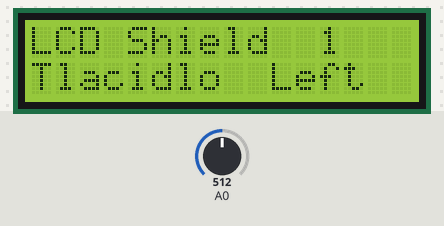
Recording of a sketch running on a simulated Arduino Uno, built with avr-gcc and run on an emulated ATmega328P. On the bench: 16×2 character LCD. The inputs (shaded band) are chosen by the test bench; at power-on: A0 = 512.

Above: at 1.2 s.
1.3 s: A0 set to 592
3.5 s: A0 set to 613
At 4.8 s:
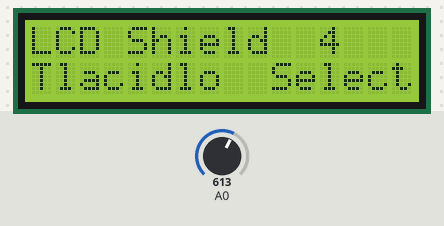
6.5 s: A0 set to 785
8.5 s: A0 set to 817
At 9.8 s:
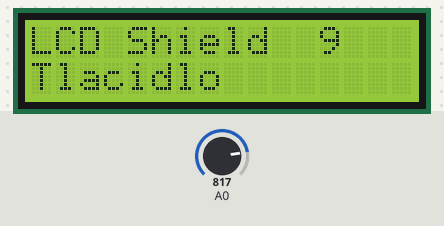
11.5 s: A0 set to 390
At 12.5 s:
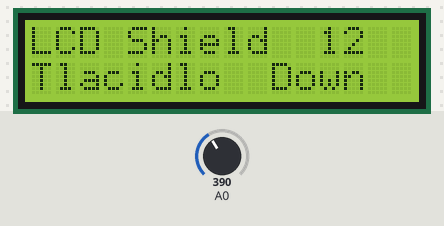
14.5 s: A0 set to 207
16.5 s: A0 set to 190
At 17.6 s:
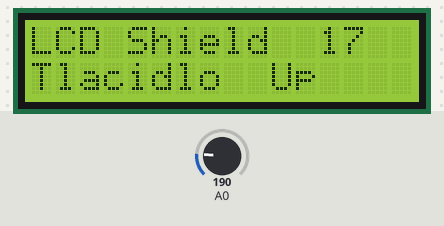
Timing chart, 0 to 19.5 s (numbered marks = the images above; inputs shaded):
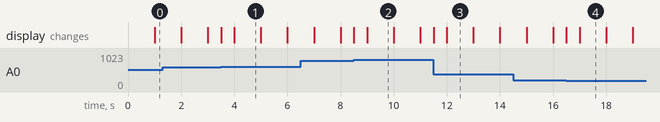

The sketch:

Arduino_LCD.ino
```cpp
/*
  Arduino LCD shield
  pouziva kniznicu LiquidCrystal
  vypis casu a stlaceneho tlacidla
 */

#include <LiquidCrystal.h>           // zahrnutie kniznice do programu

LiquidCrystal lcd(8, 9, 4, 5, 6, 7); // inicializacia kniznice pre Arduino LCD shield

int analog_hodnota;                  // tlacidla su pripojene na analogovy pin A0

void setup() {

  lcd.begin(16, 2);                  // nastavenie poctu znakov a poctu riadkov

  lcd.setCursor(0,0);                // presun kurzoru na zaciatok horneho riadka
  lcd.print("LCD Shield");           // vypis textoveho retazca na LCD
  lcd.setCursor(0,1);                // presun kurzoru na zaciatok dolneho riadka
  lcd.print("Tlacidlo");
}

void loop() {

  lcd.setCursor(12,0);               // presun kurzoru na 12-ty znak horneho riadka
  lcd.print(millis()/1000);          // vypis casu na LCD

  analog_hodnota = analogRead (A0);  // nacitanie hodnoty tlacidla na pine A0

  lcd.setCursor(10,1);               // presun kurzoru na 10-ty znak spodneho riadka

  if (analog_hodnota < 60) {         // test stlaceneho tlacidla a jeho vypis na LCD
    lcd.print("Right ");
  }
  else if (analog_hodnota < 200) {
    lcd.print("Up    ");
  }
  else if (analog_hodnota < 400) {
    lcd.print("Down  ");
  }
  else if (analog_hodnota < 600) {
    lcd.print("Left  ");
  }
  else if (analog_hodnota < 800) {
    lcd.print("Select");
  }
  else lcd.print ("      ");         // nic nebolo stlacene
}
```

Measured:
- the behaviour switches between 599 and 600 on A0 (found by bisection; images 0 and 1)
- the behaviour switches between 799 and 800 on A0 (found by bisection; images 1 and 2)
- the behaviour switches between 200 and 199 on A0 (found by bisection; images 3 and 4)
- after the input at 3.5 s, the display: first changes at once (image 1 shows a later state)
- after the input at 8.5 s, the display: first changes at once (image 2 shows a later state)
- after the input at 11.5 s, the display: first changes at once (image 3 shows a later state)
- after the input at 16.5 s, the display: first changes at once (image 4 shows a later state)
